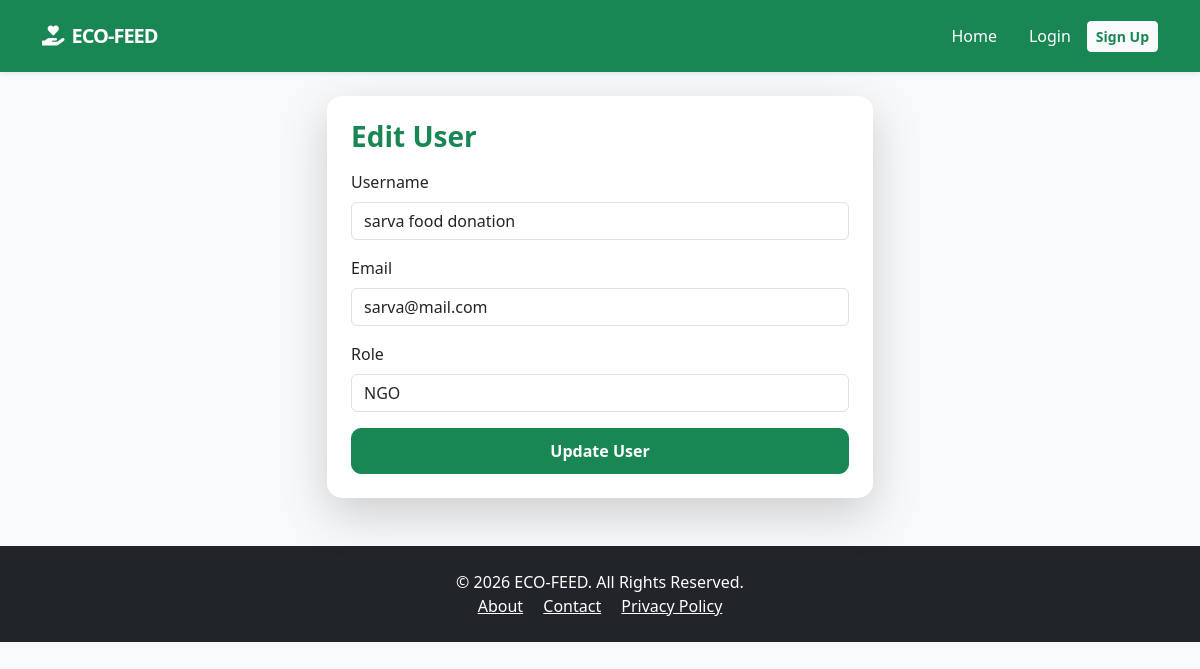
Page /edit_user/1/ on the committed database.
### user_app/models.py (models this page shows, shortened)
class UserProfile(models.Model):
    ROLE_CHOICES = [
        ('donor', 'Donor'),
        ('ngo', 'NGO'),
        ('admin', 'Admin'),
    ]
    user = models.OneToOneField(User, on_delete=models.CASCADE)
    role = models.CharField(max_length=10, choices=ROLE_CHOICES)
    address = models.TextField(blank=True)
    phone_regex = RegexValidator(regex=r'^\+?1?\d{9,15}$',
                                 message="Phone number must be entered in the format: '+999999999'. Up to 15 digits allowed.")
    phone = models.CharField(validators=[phone_regex], max_length=17, blank=True)

### admin_app/views.py (the view)
# urls.py: path('edit_user/<int:user_id>/', views.edit_user, name='edit_user'),
def edit_user(request, user_id):
    user = UserProfile.objects.get(id=user_id)
    if request.method == "POST":
        user.user.username = request.POST['username']
        user.user.email = request.POST['email']
        user.role = request.POST['role']
        user.save()
        return render(request, 'admin_dashboard.html', {'message': 'User updated successfully.'})
    return render(request, 'edit_user.html', {'user': user})

### admin_app/templates/edit_user.html (shortened to what this page needs)
{% extends 'base.html' %}
{% block content %}
<div class="row justify-content-center">
  <div class="col-md-6">
    <div class="card shadow-lg p-4">
      <h3 class="text-success fw-bold mb-3">Edit User</h3>
      <form method="POST">
        <div class="mb-3">
          <label class="form-label">Username</label>
          <input type="text" name="username" class="form-control" value="{{ user.user.username }}" required>
        </div>
        <div class="mb-3">
          <label class="form-label">Email</label>
          <input type="email" name="email" class="form-control" value="{{ user.user.email }}" required>
        </div>
        <div class="mb-3">
          <label class="form-label">Role</label>
          <select name="role" class="form-control" required>
            <option value="ngo" {% if user.role == 'ngo' %}selected{% endif %}>NGO</option>
          </select>
        </div>
        <button type="submit" class="btn btn-success w-100">Update User</button>
      </form>
    </div>
  </div>
</div>
{% endblock %}

### templates/base.html (style rules this page uses)
.card { border-radius: 15px; border: none; transition: 0.3s; }
.btn-success { border-radius: 10px; font-weight: 600; padding: 10px 20px; }

### rows in the picture
UserProfile: username "sarva food donation", email "sarva@mail.com", role "NGO"
